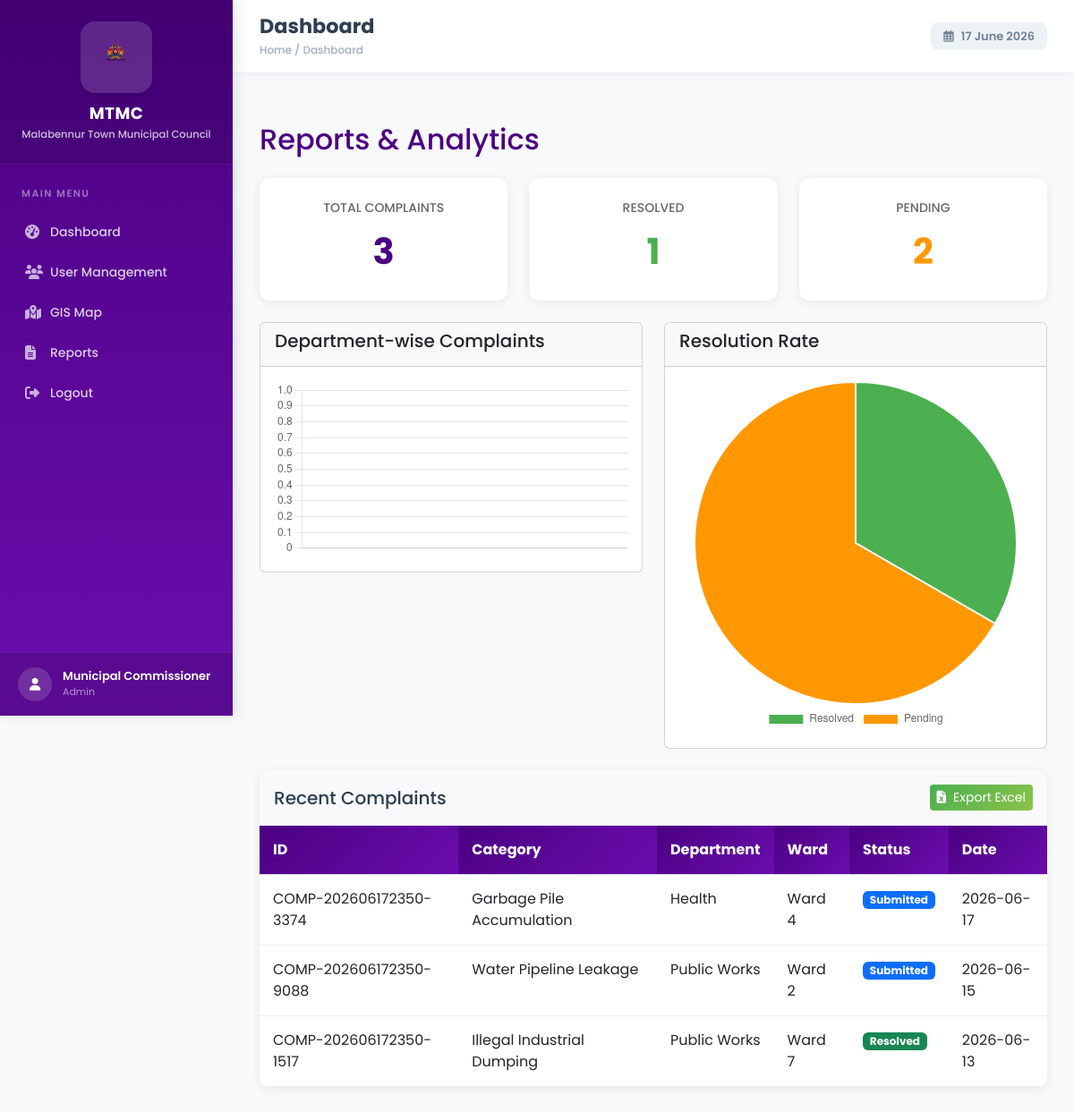
The app's page /reports (signed in) with its own data.
### tables this page shows
CREATE TABLE users (
            id INTEGER PRIMARY KEY AUTOINCREMENT,
            name TEXT NOT NULL,
            email TEXT UNIQUE NOT NULL,
            mobile TEXT,
            password TEXT NOT NULL,
            role TEXT NOT NULL,
            department TEXT,
            status TEXT DEFAULT 'active'
        );

CREATE TABLE complaints (
            id INTEGER PRIMARY KEY AUTOINCREMENT,
            complaint_id TEXT UNIQUE NOT NULL,
            citizen_id TEXT NOT NULL,
            citizen_name TEXT NOT NULL,
            category TEXT NOT NULL,
            description TEXT NOT NULL,
            department TEXT NOT NULL,
            ward TEXT NOT NULL,
            location TEXT NOT NULL,
            latitude TEXT,
            longitude TEXT,
            photo TEXT,
            status TEXT DEFAULT 'Submitted',
            assigned_to TEXT,
            assigned_officer_name TEXT,
            created_at TEXT NOT NULL
        , resolved_photo TEXT, resolved_by_role TEXT, resolution_notes TEXT);

### app.py (the view)
@app.route('/reports')
@login_required
def reports():
    if current_user.role != 'admin':
        flash('Access denied', 'danger')
        return redirect(url_for('dashboard'))
    conn = get_db_connection()
    total = conn.execute('SELECT COUNT(*) FROM complaints').fetchone()[0]
    resolved = conn.execute("SELECT COUNT(*) FROM complaints WHERE status = 'Resolved'").fetchone()[0]
    pending = conn.execute("SELECT COUNT(*) FROM complaints WHERE status != 'Resolved'").fetchone()[0]
    recent_rows = conn.execute('SELECT * FROM complaints ORDER BY created_at DESC LIMIT 50').fetchall()
    recent = []
    for row in recent_rows:
        d = dict(row)
        try:
            d['created_at'] = datetime.strptime(d['created_at'], '%Y-%m-%d %H:%M:%S')
        except:
            d['created_at'] = datetime.now()
        recent.append(d)
    conn.close()
    return render_template('reports.html',
                         total=total, resolved=resolved, pending=pending,
                         complaints=recent, current_date=datetime.now().strftime('%d %B %Y'))

### app.py (called while the page is built)
def get_db_connection():
    conn = sqlite3.connect(DB_FILE)
    conn.row_factory = sqlite3.Row  # Access query results like regular Python dicts
    return conn

@login_manager.user_loader
def load_user(user_id):
    try:
        conn = get_db_connection()
        user_data = conn.execute('SELECT * FROM users WHERE id = ?', (int(user_id),)).fetchone()
        conn.close()
        if user_data:
            return User(str(user_data['id']), user_data['name'], user_data['email'], user_data['role'], user_data['department'])
    except:
        pass
    return None

### templates/reports.html (shortened to what this page needs)
{% extends "base.html" %}
{% block content %}
<h2 class="mb-4" style="color: #4B0082;">Reports & Analytics</h2>
<div class="row mb-4 g-4">
    <div class="col-md-4">
        <div class="stat-box">
            <h3>Total Complaints</h3>
            <div class="value">{{ total }}</div>
        </div>
    </div>
    <div class="col-md-4">
        <div class="stat-box">
            <h3>Resolved</h3>
            <div class="value" style="color: #4CAF50;">{{ resolved }}</div>
        </div>
    </div>
    <div class="col-md-4">
        <div class="stat-box">
            <h3>Pending</h3>
            <div class="value" style="color: #FF9800;">{{ pending }}</div>
        </div>
    </div>
</div>
<div class="row mb-4 g-4">
    <div class="col-md-6">
        <div class="card">
            <div class="card-header">
                <h5>Department-wise Complaints</h5>
            </div>
            <div class="card-body">
                <canvas id="deptChart"></canvas>
            </div>
        </div>
    </div>
    <div class="col-md-6">
        <div class="card">
            <div class="card-header">
                <h5>Resolution Rate</h5>
            </div>
            <div class="card-body">
                <canvas id="pieChart"></canvas>
            </div>
        </div>
    </div>
</div>
<div class="report-table">
    <div class="d-flex justify-content-between align-items-center p-3" style="background: #f8f9fa; border-bottom: 1px solid #eee;">
        <h5 class="m-0">Recent Complaints</h5>
        <a href="{{ url_for('export_excel') }}" class="btn export-btn text-white btn-sm">
            <i class="fas fa-file-excel me-2"></i>Export Excel
        </a>
    </div>
    <table class="table mb-0">
        <thead>
            <tr>
                <th>ID</th>
                <th>Category</th>
                <th>Department</th>
                <th>Ward</th>
                <th>Status</th>
                <th>Date</th>
            </tr>
        </thead>
        <tbody>
            {% for c in complaints[:10] %}
            <tr>
                <td>{{ c.complaint_id }}</td>
                <td>{{ c.category }}</td>
                <td>{{ c.department }}</td>
                <td>{{ c.ward }}</td>
                <td>
                    <span class="badge bg-{{ 'success' if c.status == 'Resolved' else 'warning' if c.status == 'In Progress' else 'primary' }}">
                        {{ c.status }}
                    </span>
                </td>
                <td>{{ c.created_at.strftime('%Y-%m-%d') if c.created_at else 'N/A' }}</td>
            </tr>
            {% endfor %}
        </tbody>
    </table>
</div>
<script>
    // Department Bar Chart
    var deptCtx = document.getElementById('deptChart').getContext('2d');
    new Chart(deptCtx, {
        type: 'bar',
        data: {
            labels: {{ dept_stats|map(attribute='department')|list }},
            datasets: [{
                label: 'Complaints',
                data: {{ dept_stats|map(attribute='count')|list }},
                backgroundColor: ['#4B0082', '#FF9800', '#4CAF50', '#2196F3', '#9C27B0']
            }]
        },
        options: { responsive: true, plugins: { legend: { display: false } } }
    });
    // Pie Chart
    var pieCtx = document.getElementById('pieChart').getContext('2d');
    new Chart(pieCtx, {
        type: 'pie',
        data: {
            labels: ['Resolved', 'Pending'],
            datasets: [{ data: [{{ resolved }}, {{ pending }}], backgroundColor: ['#4CAF50', '#FF9800'] }]
        },
        options: { responsive: true, plugins: { legend: { position: 'bottom' } } }
    });
</script>
{% endblock %}

### templates/base.html (shortened to what this page needs)
<!DOCTYPE html>
<html lang="en">
<head>
    <link href="https://cdn.jsdelivr.net/npm/bootstrap@5.3.0/dist/css/bootstrap.min.css" rel="stylesheet">
    <link href="https://cdnjs.cloudflare.com/ajax/libs/font-awesome/6.4.0/css/all.min.css" rel="stylesheet">
    <link href="https://unpkg.com/leaflet@1.9.4/dist/leaflet.css" rel="stylesheet">
</head>
<body>
    {% if current_user.is_authenticated %}
    <div class="app-wrapper">
        <aside class="sidebar">
            <div class="sidebar-header">
                <div class="logo">
                    <img src="{{ url_for('static', filename='images/logo.png') }}" alt="MTMC Logo">
                </div>
                <h4>MTMC</h4>
                <p>Malabennur Town Municipal Council</p>
            </div>
            <nav class="sidebar-menu">
                <div class="menu-title">Main Menu</div>
                <a href="{{ url_for('dashboard') }}" class="{% if request.endpoint == 'dashboard' %}active{% endif %}">
                    <i class="fas fa-tachometer-alt"></i> <span>Dashboard</span>
                </a>
                {% if current_user.role == 'citizen' %}
                <a href="{{ url_for('new_complaint') }}" class="{% if request.endpoint == 'new_complaint' %}active{% endif %}">
                    <i class="fas fa-plus-circle"></i> <span>Register Complaint</span>
                </a>
                {% elif current_user.role == 'admin' %}
                <a href="/admin/users">
                    <i class="fas fa-users"></i> <span>User Management</span>
                </a>
                <a href="/map_view">
                    <i class="fas fa-map-marked-alt"></i> <span>GIS Map</span>
                </a>
                <a href="/reports">
                    <i class="fas fa-file-alt"></i> <span>Reports</span>
                </a>
                {% endif %}
                <a href="{{ url_for('logout') }}">
                    <i class="fas fa-sign-out-alt"></i> <span>Logout</span>
                </a>
            </nav>
            <div class="sidebar-footer">
                <div class="user-info">
                    <div class="user-avatar"><i class="fas fa-user"></i></div>
                    <div class="user-details">
                        <h6>{{ current_user.name }}</h6>
                        <small>{{ current_user.role|title }}</small>
                    </div>
                </div>
            </div>
        </aside>
        <div class="main-content">
            <header class="top-header">
                <div>
                    <h3>{% block page_title %}Dashboard{% endblock %}</h3>
                    <div class="breadcrumb">Home / {% block breadcrumb %}Dashboard{% endblock %}</div>
                </div>
                <div class="date-display">
                    <i class="far fa-calendar-alt me-2"></i>{{ current_date }}
                </div>
            </header>
            <main class="page-content">
                {% block content %}{% endblock %}
            </main>
        </div>
    </div>
    {% endif %}
</body>
</html>

### templates/base.html (style rules this page uses)
:root { --primary: #4B0082; --secondary: #6A0DAD; --accent: #9370DB; --light-bg: #f8f9fa; --dark-text: #2c3e50; --sidebar-width: 260px; --sidebar-collapsed-width: 70px; }
* { font-family: 'Poppins', sans-serif; margin: 0; padding: 0; box-sizing: border-box; }
body { background-color: var(--light-bg); color: var(--dark-text); overflow-x: hidden; }
.app-wrapper { display: flex; min-height: 100vh; position: relative; }
.sidebar { height: 100vh; background: linear-gradient(180deg, var(--primary) 0%, var(--secondary) 100%); color: white; position: fixed; top: 0; left: 0; width: var(--sidebar-width); display: flex; flex-direction: column; z-index: 1000; box-shadow: 4px 0 15px rgba(0,0,0,0.1); transition: width 0.3s cubic-bezier(0.4, 0, 0.2, 1); }
.sidebar-header { padding: 24px 20px; text-align: center; border-bottom: 1px solid rgba(255,255,255,0.08); background: rgba(0,0,0,0.12); }
.sidebar-header .logo { width: 80px; height: 80px; background: rgba(255,255,255,0.15); border-radius: 16px; display: flex; align-items: center; justify-content: center; margin: 0 auto 12px; box-shadow: 0 4px 10px rgba(0,0,0,0.1); }
.sidebar-header .logo img { width: 60px; height: 60px; object-fit: contain; }
.sidebar-header h4 { margin: 0; font-weight: 700; font-size: 1.15rem; letter-spacing: 0.5px; }
.sidebar-header p { margin: 4px 0 0; font-size: 0.72rem; opacity: 0.75; font-weight: 500; }
.sidebar-menu { flex-grow: 1; padding: 24px 0; overflow-y: auto; }
.sidebar-menu .menu-title { font-size: 11px; text-transform: uppercase; letter-spacing: 1.5px; color: rgba(255,255,255,0.45); padding: 0 24px; margin-bottom: 12px; font-weight: 600; }
.sidebar a { color: rgba(255,255,255,0.8); text-decoration: none; display: flex; align-items: center; padding: 12px 24px; transition: all 0.2s ease; border-left: 4px solid transparent; font-size: 14px; font-weight: 500; }
.sidebar a i { width: 28px; font-size: 16px; opacity: 0.85; }
.sidebar-footer { padding: 16px 20px; background: rgba(0,0,0,0.15); border-top: 1px solid rgba(255,255,255,0.08); }
.user-info { display: flex; align-items: center; gap: 12px; }
.user-avatar { width: 38px; height: 38px; background: rgba(255,255,255,0.15); border-radius: 50%; display: flex; align-items: center; justify-content: center; font-size: 14px; }
.user-details h6 { margin: 0; font-size: 13px; font-weight: 600; color: white; }
.user-details small { opacity: 0.7; font-size: 11px; display: block; margin-top: 1px; color: rgba(255,255,255,0.8); }
.main-content { margin-left: var(--sidebar-width); flex-grow: 1; display: flex; flex-direction: column; min-height: 100vh; width: calc(100% - var(--sidebar-width)); transition: margin-left 0.3s cubic-bezier(0.4, 0, 0.2, 1), width 0.3s cubic-bezier(0.4, 0, 0.2, 1); }
.top-header { background: white; padding: 16px 30px; box-shadow: 0 2px 10px rgba(0,0,0,0.03); display: flex; justify-content: space-between; align-items: center; border-bottom: 1px solid #edf2f7; }
.top-header h3 { margin: 0; color: var(--dark-text); font-weight: 700; font-size: 1.4rem; }
.top-header .breadcrumb { margin: 4px 0 0; font-size: 12px; color: #a0aec0; font-weight: 500; }
.top-header .date-display { font-size: 13px; font-weight: 600; color: #718096; background: #edf2f7; padding: 6px 14px; border-radius: 8px; }
.page-content { padding: 30px; flex-grow: 1; width: 100%; }

### templates/reports.html (style rules this page uses)
.stat-box { background: white; border-radius: 12px; padding: 25px; text-align: center; box-shadow: 0 2px 12px rgba(0,0,0,0.08); }
.stat-box h3 { font-size: 14px; color: #666; text-transform: uppercase; margin-bottom: 10px; }
.stat-box .value { font-size: 2.5rem; font-weight: 700; color: #4B0082; }
.report-table { background: white; border-radius: 12px; overflow: hidden; box-shadow: 0 2px 12px rgba(0,0,0,0.08); }
.report-table th { background: linear-gradient(135deg, #4B0082, #6A0DAD); color: white; padding: 15px; }
.report-table td { padding: 15px; border-bottom: 1px solid #eee; }
.export-btn { background: linear-gradient(135deg, #4CAF50, #8BC34A); border: none; }

### records on screen
users: name "Municipal Commissioner", role "Admin"
complaints: created_at "17 June 2026", complaint_id "COMP-202606172350-3374", category "Garbage Pile Accumulation", department "Health", ward "Ward 4", status "Submitted", created_at "2026-06-17"
complaints: complaint_id "COMP-202606172350-9088", category "Water Pipeline Leakage", department "Public Works", ward "Ward 2", status "Submitted", created_at "2026-06-15"
complaints: complaint_id "COMP-202606172350-1517", category "Illegal Industrial Dumping", department "Public Works", ward "Ward 7", status "Resolved", created_at "2026-06-13"

### other values on screen
{{ total }} "3"
{{ resolved }} "1"
{{ pending }} "2"
chart data {{ resolved }} 1
chart data {{ pending }} 2
